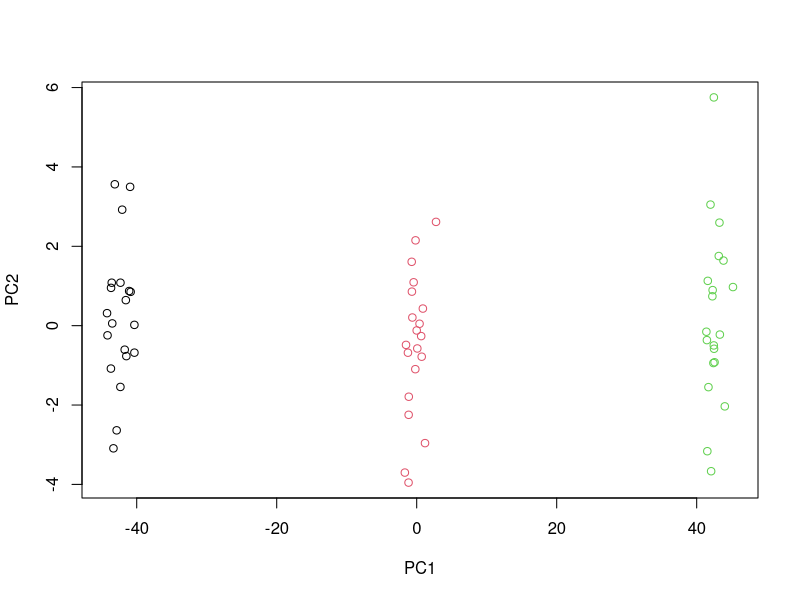

The R script that drew this image:
set.seed(2)
X = rbind(matrix(rnorm(20 * 50), nrow = 20, byrow = T),
          matrix(rnorm(20 * 50), nrow = 20, byrow = T)+6,
          matrix(rnorm(20 * 50), nrow = 20, byrow = T)+12)
y = rep(c(1, 2, 3), c(20, 20, 20))


#part b
pca = prcomp(X)
plot(pca$x[,1:2], col = y)


#part c
k_means_cluster = kmeans(X, centers = 3)
table(y, k_means_cluster$cluster)


#part d
k_means_clus_2 = kmeans(X, centers = 2)
table(y, k_means_clus_2$cluster)

#part e
k_means_clus_4 = kmeans(X, centers = 4)
table(y, k_means_clus_4$cluster)

#part f
k_means_pca_3 = kmeans(pca$x[,1:2], centers = 3)
table(y, k_means_pca_3$cluster)

#part g
k_scale = kmeans(scale(X), centers = 3)
table(y, k_scale$cluster)


